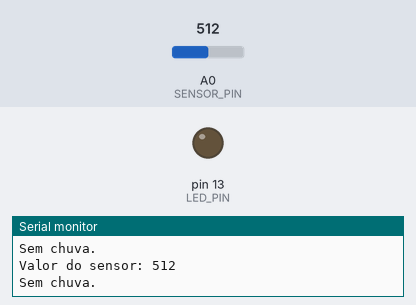
Bench run of a sketch on a simulated Arduino Uno, built with avr-gcc and run on an emulated ATmega328P. Parts: output pins drawn as LEDs (lit = HIGH), the last lines printed to the serial monitor. Inputs (shaded band) come from the test bench; at power-on: A0 (SENSOR_PIN) = 512.

Above: at 1.8 s.
1.9 s: A0 (SENSOR_PIN) set to 490
At 3.1 s:
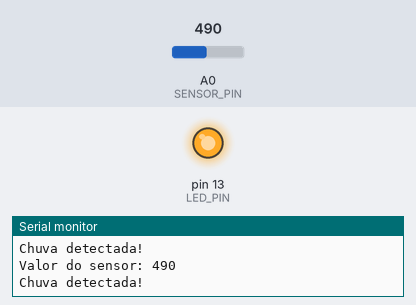
3.5 s: A0 (SENSOR_PIN) set to 510
At 4.7 s:
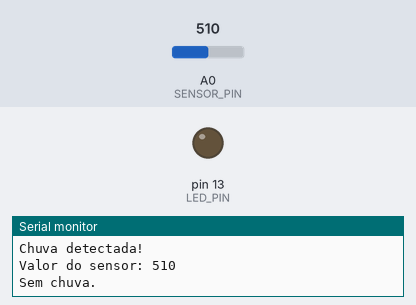
5.5 s: A0 (SENSOR_PIN) set to 306
At 6.3 s:
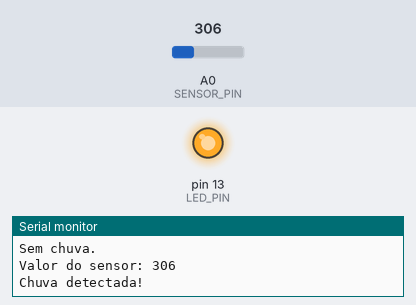
Timing chart, 0 to 8.5 s (numbered marks = the images above; inputs shaded):
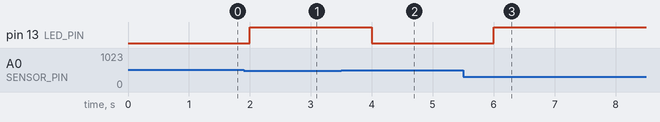

Measured:
- the behaviour switches between 500 and 499 on A0 (SENSOR_PIN) (found by bisection; images 0 and 1)
- after the input at 1.9 s, pin 13 (LED_PIN): LOW → HIGH after 0.10 s
- after the input at 3.5 s, pin 13 (LED_PIN): HIGH → LOW after 0.50 s
- after the input at 5.5 s, pin 13 (LED_PIN): LOW → HIGH after 0.50 s

The sketch:

SensorChuva.ino
```cpp
/*
 * Projeto: Sensor de Chuva
 * Autor: Henrique Monteiro Cardoso
 * Data: 2024-06-07
 * Descrição: Detecta chuva usando sensor de chuva (analógico) e LED indicador.
 */

const int SENSOR_PIN = A0; // Pino analógico do sensor
const int LED_PIN = 13;    // LED indicador
const int CHUVA_LIMITE = 500; // Valor limite para detectar chuva

void setup() {
  pinMode(SENSOR_PIN, INPUT);
  pinMode(LED_PIN, OUTPUT);
  Serial.begin(9600);
}

void loop() {
  int valor = analogRead(SENSOR_PIN);
  Serial.print("Valor do sensor: ");
  Serial.println(valor);
  if (valor < CHUVA_LIMITE) { // ajuste o valor conforme o sensor
    digitalWrite(LED_PIN, HIGH);
    Serial.println("Chuva detectada!");
  } else {
    digitalWrite(LED_PIN, LOW);
    Serial.println("Sem chuva.");
  }
  delay(1000);
} 
```
